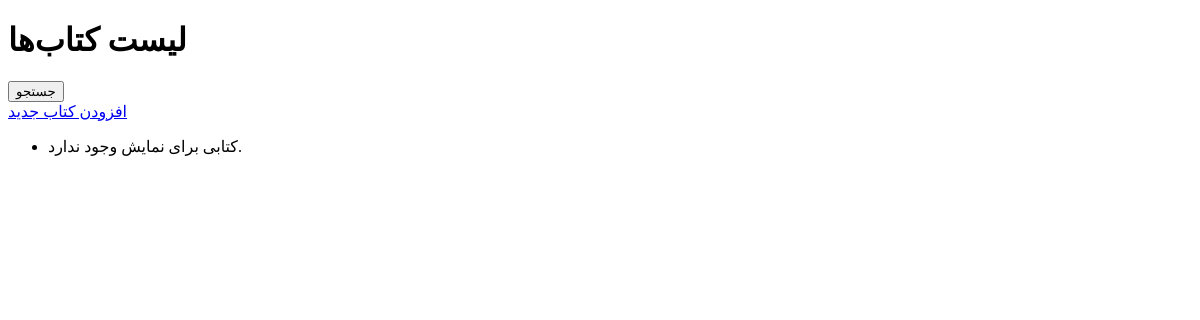
/, run on an earlier commit of the app's database.
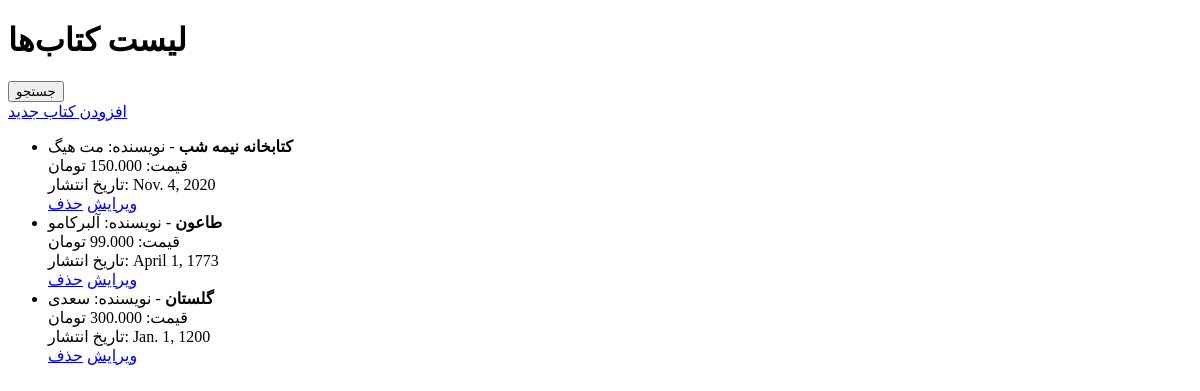
And on a later commit of the database.
### Library_management/models.py (models this page shows, shortened)
class Book(models.Model):
    title = models.CharField( max_length=250,blank=False,null=False)
    price = models.DecimalField(max_digits=10, decimal_places=3,blank=False,null=False)
    author = models.CharField("author name", max_length=100,blank=False,null=False)
    publicationdate = models.DateField()

### Library_management/views.py (the view)
# urls.py: path('',book_list,name='book_list'),
def book_list(request):
    books = Book.objects.all()
    return render(
        request,
        'book_list.html',
        {'books':books}
    )

### Library_management/templates/book_list.html (shortened to what this page needs)
<!DOCTYPE html>
<html lang="fa">
<head>
</head>
<body>
    <h1>لیست کتاب‌ها</h1>
    <form method="get" action="{% url 'search_book' %}">
        <button type="submit">جستجو</button>
    </form>
    <a href="{% url 'add_book' %}">افزودن کتاب جدید</a>
    <ul>
        {% for book in books %}
            <li>
                <strong>{{ book.title }}</strong> - نویسنده: {{ book.author }} <br>
                قیمت: {{ book.price }} تومان <br>
                تاریخ انتشار: {{ book.publicationdate }}
                <br>
                <a href="{% url 'edit_book' book.id %}">ویرایش</a>
                <a href="{% url 'delete_book' book.id %}">حذف</a>
            </li>
        {% empty %}
            <li>کتابی برای نمایش وجود ندارد.</li>
        {% endfor %}
    </ul>
</body>
</html>

What changed in the data, as far as the page shows it:
added Book: title "کتابخانه نیمه شب", author "مت هیگ", price "150.000", publicationdate "Nov. 4, 2020"
added Book: title "طاعون", author "آلبرکامو", price "99.000", publicationdate "April 1, 1773"
added Book: title "گلستان", author "سعدی", price "300.000", publicationdate "Jan. 1, 1200"
Also different on the page:
text no longer shown: "کتابی برای نمایش وجود ندارد."
